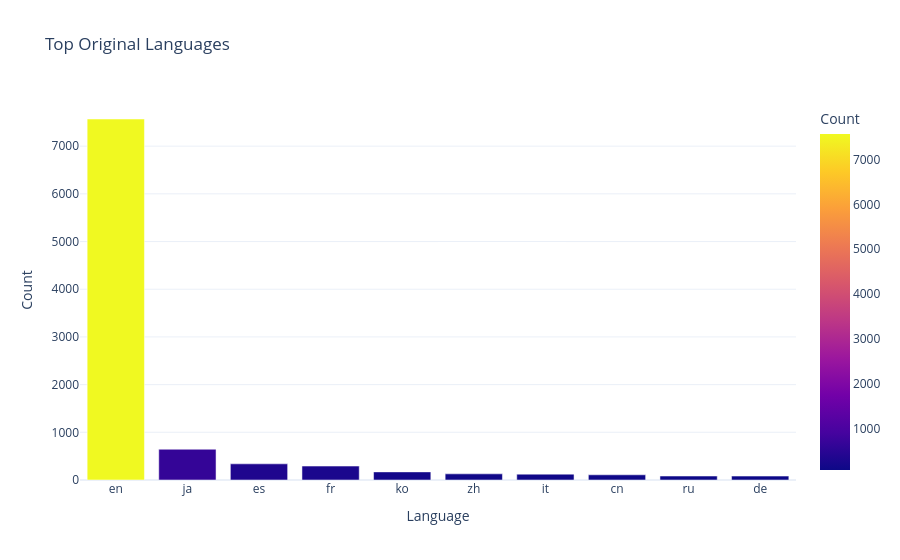

Notebook source saved alongside this figure:
### Code cell
#Graphique
language_count = (
    clean_df["Original_Language"]
    .value_counts()
    .head(10)
    .reset_index()
)

language_count.columns = [
    "Language",
    "Count"
]


fig = px.bar(
    language_count,
    x="Language",
    y="Count",
    title="Top Original Languages",
    color="Count",
    template="plotly_white"
)

fig.show()

### Figure 1 — Plotly figure (JSON) as saved in the notebook; plotly's stock layout.template omitted (floating-point values rounded to 4 significant figures)
{"data": [{"hovertemplate": "Language=%{x}<br>Count=%{marker.color}<extra></extra>", "legendgroup": "", "marker": {"color": [7569, 645, 339, 292, 170, 129, 123, 109, 83, 82], "coloraxis": "coloraxis", "pattern": {"shape": ""}}, "name": "", "orientation": "v", "showlegend": false, "textposition": "auto", "type": "bar", "x": ["en", "ja", "es", "fr", "ko", "zh", "it", "cn", "ru", "de"], "xaxis": "x", "y": [7569, 645, 339, 292, 170, 129, 123, 109, 83, 82], "yaxis": "y"}], "layout": {"barmode": "relative", "coloraxis": {"colorbar": {"title": {"text": "Count"}}, "colorscale": [[0, "#0d0887"], [0.1111, "#46039f"], [0.2222, "#7201a8"], [0.3333, "#9c179e"], [0.4444, "#bd3786"], [0.5556, "#d8576b"], [0.6667, "#ed7953"], [0.7778, "#fb9f3a"], [0.8889, "#fdca26"], [1, "#f0f921"]]}, "legend": {"tracegroupgap": 0}, "title": {"text": "Top Original Languages"}, "xaxis": {"anchor": "y", "domain": [0, 1], "title": {"text": "Language"}}, "yaxis": {"anchor": "x", "domain": [0, 1], "title": {"text": "Count"}}}}
